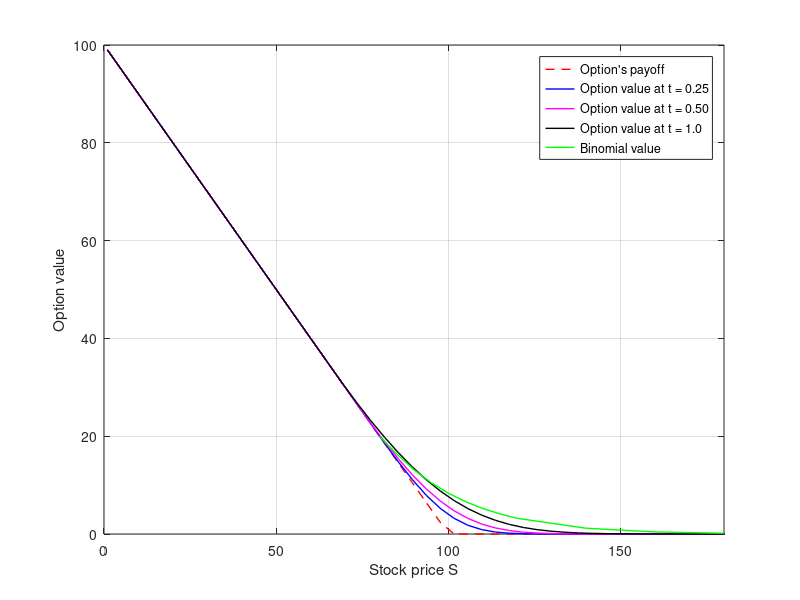

Reproduce this figure in MATLAB.
clc;
close all;
clear all;
X = 100; r = 0.05; sigma = 0.30;
T = 1;
N =101;
M = 100;
y = linspace(0,6,N);
S = linspace(1,exp(6),N);
%S = linspace(1,exp(6),N);
dt = T/M;
dy = y(2)-y(1);
%dy = log(30)/(N-1);
c = 6;
[call, put] = blsprice(S,X,r,T,sigma);
for j = 1:N
    y(j) = (j-1)*dy;
end
phi = zeros(N,N);
for i = 1:N
    for j = 1:N
        phi(i,j) = exp(-(c*(y(i)-y(j)))^2);
    end
end
Ly =  zeros(N,N);
Lyy =  zeros(N,N);
L = phi;
for i = 1:N
    for j = 1:N
        Ly(i,j) = -2*c^2*(y(i)-y(j))*exp(-(c*(y(i)-y(j)))^2);
    end
end
for i = 1:N
    for j = 1:N
        Lyy(i,j) = 2*c^2*exp(-(c*(y(i)-y(j)))^2)*(2*c^2*(y(i)-y(j))^2 - 1);
    end
end
P=r*(eye(N))-(0.5*sigma^2)*(pinv(L)*Lyy)-(r-(0.5*sigma^2))*(pinv(L)*Ly);
Uo = max(X-S,0);
alphao = pinv(L)*Uo';
alpha = zeros(N,1);
Unn = zeros(N,M);
t = (1:M)*dt;
for n = 1:M
    F1 = -dt*P*alphao;
    F2 = -dt*P*(alphao + 0.5*F1);
    F3 = -dt*P*(alphao + 0.5*F2);
    F4 = -dt*P*(alphao + F3);
    alpha = alphao + (F1 + 2*F2 + 2*F3 + F4)/6;
    Un = L*alpha;
    for i = 1:N
        Un(i) = max(X- S(i), Un(i));
    end
    for j = 1:N
        Unn(j,n) = Un(j);
    end
    alpha = L\Un;
    alphao = alpha;
end
A = [
    20.002; 
   16.3467 ;
  13.1228;
  10.4847;
  8.3348 ;
   6.6071 ;
   5.2091 ;
   4.0976 ;
   3.2059 ;
   1.1789 ;
   0.4231 ;
   0.1502];
B = [ 20.2631;
    16.3341;
    13.0963;
    10.4911;
    8.375;
    6.6560;
    5.2717;
    4.1012;
    3.2341;
    1.2003;
    0.4376;
    0.1651 ];
tmp = 0;
for i = 1:12
    sum = tmp + (abs(A(i)-B(i)))^2;
    tmp = sum;
end
RMSE = sqrt(sum/12);

S1 = [80;85;90;95;100;105;110;115;120;140;160;180];
figure(1)
plot(S,Uo,'--r','linewidth',1)
hold on
grid on
legend('Option''s payoff')
axis([0 180 0 100])
xlabel('Stock price S')
ylabel('Option value')
plot(S,Unn(:,M/4),'-b','linewidth',1)
hold on
legend('Option''s payoff','Option value at t = 0.25')
plot(S,Unn(:,round(M/2)),'-m','linewidth',1)
hold on
legend('Option''s payoff','Option value at t = 0.25','Option value at t = 0.50')
plot(S,Unn(:,M),'-k','linewidth',1)
hold on
legend('Option''s payoff','Option value at t = 0.25','Option value at t = 0.50','Option value at t = 1.0')
plot(S1,A,'-g','linewidth',1)
hold on
hold off
legend('Option''s payoff','Option value at t = 0.25','Option value at t = 0.50','Option value at t = 1.0','Binomial value');



% figure(2)
% surf(Unn)
% fig2u3d
% colormap cool;



